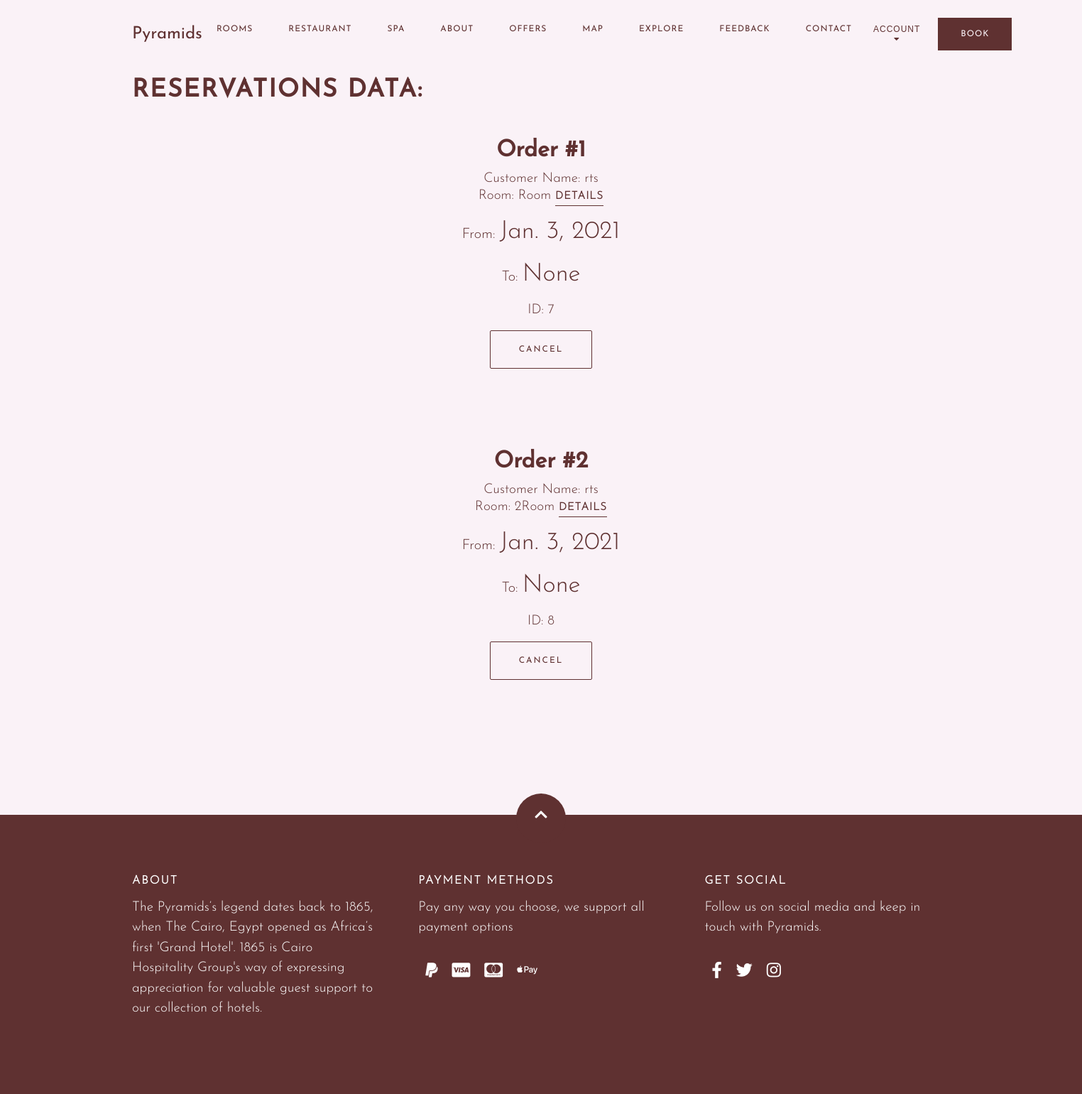
The page /reserve/ (signed in) on the database as committed earlier.
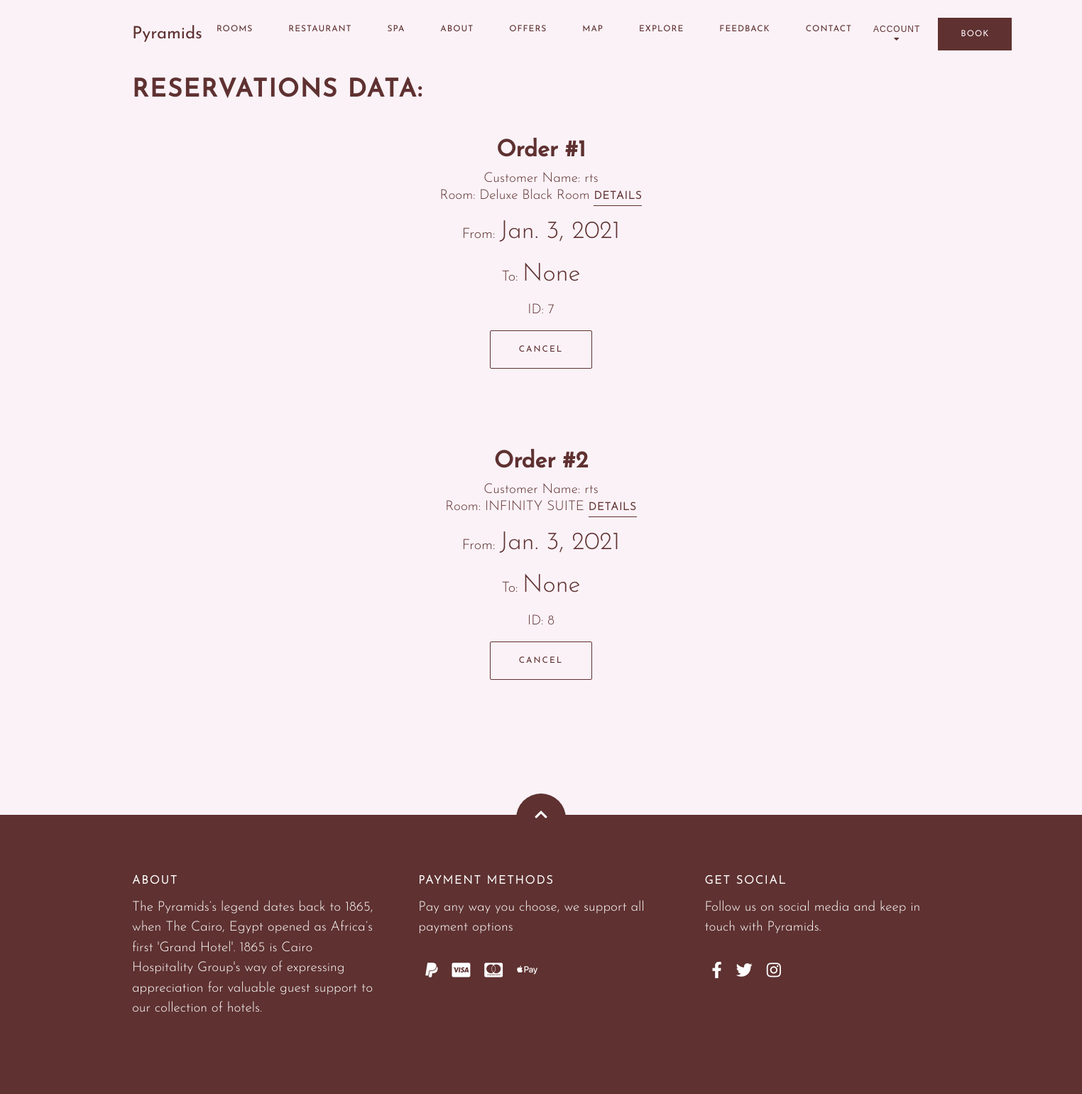
The same page on the database as committed later.
### main/models.py (models this page shows)
class Reservation(models.Model):
    id = models.AutoField(primary_key=True)
    room = models.ForeignKey("Room",on_delete=models.CASCADE)
    user = models.ForeignKey("auth.User",on_delete=models.CASCADE)
    spot = models.DateField()
    to = models.DateField()

class Room(models.Model):
    id = models.AutoField(primary_key=True)
    title = models.CharField(max_length=200,default="Room")
    type = models.CharField(max_length=200,default="Single")
    avaliable = models.BooleanField(default=True)
    src = models.CharField(max_length=600,default="Image")
    desc = models.CharField(max_length=600,default="A room")
    price = models.IntegerField(default=50)
    notavailable = models.CharField(default='TTTTTTT',max_length=8)
    def __str__(self):
        return self.title

### main/views.py (the view)
# urls.py: path('reserve/',reservation_view),
def reservation_view(request):
    if not request.user.is_authenticated:
        return redirect('/login')
    reserve = Reservation.objects.filter(user=request.user)
    return render(request, "Teplates/reserve.html", {'reserves': reserve})

### main/templates/Teplates/reserve.html
{% extends 'base.html' %}
{% block content %}
<section id="rooms-list" class="rooms-list" >
   <div class="container">
     <h2>Reservations Data:</h2>
       {% for reserve in reserves %}
            <div class="row" style="display: inline">
              <div class="col-2">
                <div class="room-info" style="text-align: center">
                    <div>
                        <h3 style="font-size: 32px">Order #{{ forloop.counter }}</h3>
                        <p>Customer Name: <span>{{ reserve.user }}</span></p>
                        <p>Room: <span>{{ reserve.room }}</span> <a href="{% url 'room_view' reserve.room.id %}">Details</a></p>
                        <p class="price">From: <span>{{ reserve.spot }}</span></p>
                        <p class="price">To: <span>{{ reserve.to }}</span></p>
                        <ul>
                            <li><p>ID: {{ reserve.id }}</p></li>
                        </ul>
                        <div class="button-container container"><a style="border: none" href="{% url 'reserve_view' reserve.id %}"><button  class="btn btn-white">Cancel</button></a></div>
                    </div>
                </div>
              </div>
            </div>
       {% endfor %}
   </div>
</section>
{% endblock %}

Rows that differ between the two databases and show on the page:
changed through a linked row, Reservation id 7: room "Room" → "Deluxe Black Room"
changed through a linked row, Reservation id 8: room "2Room" → "INFINITY SUITE"
